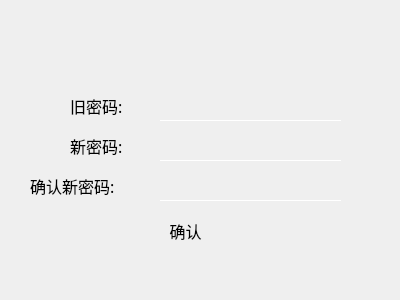
<?xml version="1.0" encoding="UTF-8"?>
<ui version="4.0">
 <class>AlterPw</class>
 <widget class="QWidget" name="AlterPw">
  <property name="geometry">
   <rect>
    <x>0</x>
    <y>0</y>
    <width>400</width>
    <height>300</height>
   </rect>
  </property>
  <property name="windowTitle">
   <string>Form</string>
  </property>
  <property name="styleSheet">
   <string notr="true">QToolButton{
	border-style:none;
}
QToolButton:hover{background-color:rgb(201, 218, 255)
}

QToolButton{
	border-style:none;
	font: 12pt &quot;幼圆&quot;;
}
QToolButton:hover{background-color:rgb(201, 218, 255)
}</string>
  </property>
  <widget class="QLabel" name="label">
   <property name="geometry">
    <rect>
     <x>70</x>
     <y>90</y>
     <width>81</width>
     <height>31</height>
    </rect>
   </property>
   <property name="font">
    <font>
     <family>幼圆</family>
     <pointsize>12</pointsize>
    </font>
   </property>
   <property name="text">
    <string>旧密码:</string>
   </property>
  </widget>
  <widget class="QLabel" name="label_2">
   <property name="geometry">
    <rect>
     <x>70</x>
     <y>130</y>
     <width>81</width>
     <height>31</height>
    </rect>
   </property>
   <property name="font">
    <font>
     <family>幼圆</family>
     <pointsize>12</pointsize>
    </font>
   </property>
   <property name="text">
    <string>新密码:</string>
   </property>
  </widget>
  <widget class="QLineEdit" name="lineEdit">
   <property name="geometry">
    <rect>
     <x>160</x>
     <y>90</y>
     <width>181</width>
     <height>31</height>
    </rect>
   </property>
   <property name="styleSheet">
    <string notr="true">background:transparent;
color:rgb(0, 0, 0);
border-color:#FFFFFF;
border-style:solid;
border-top-width:0px;
border-right-width:0px;
border-bottom-width:1px;
border-left-width:0px;</string>
   </property>
   <property name="echoMode">
    <enum>QLineEdit::Password</enum>
   </property>
  </widget>
  <widget class="QLineEdit" name="lineEdit_2">
   <property name="geometry">
    <rect>
     <x>160</x>
     <y>130</y>
     <width>181</width>
     <height>31</height>
    </rect>
   </property>
   <property name="styleSheet">
    <string notr="true">background:transparent;
color:rgb(0, 0, 0);
border-color:#FFFFFF;
border-style:solid;
border-top-width:0px;
border-right-width:0px;
border-bottom-width:1px;
border-left-width:0px;</string>
   </property>
   <property name="echoMode">
    <enum>QLineEdit::Password</enum>
   </property>
  </widget>
  <widget class="QToolButton" name="toolButton">
   <property name="geometry">
    <rect>
     <x>150</x>
     <y>210</y>
     <width>71</width>
     <height>41</height>
    </rect>
   </property>
   <property name="font">
    <font>
     <family>幼圆</family>
     <pointsize>12</pointsize>
    </font>
   </property>
   <property name="text">
    <string>确认</string>
   </property>
  </widget>
  <widget class="QLabel" name="label_3">
   <property name="geometry">
    <rect>
     <x>30</x>
     <y>170</y>
     <width>121</width>
     <height>31</height>
    </rect>
   </property>
   <property name="font">
    <font>
     <family>幼圆</family>
     <pointsize>12</pointsize>
    </font>
   </property>
   <property name="text">
    <string>确认新密码:</string>
   </property>
  </widget>
  <widget class="QLineEdit" name="lineEdit_3">
   <property name="geometry">
    <rect>
     <x>160</x>
     <y>170</y>
     <width>181</width>
     <height>31</height>
    </rect>
   </property>
   <property name="styleSheet">
    <string notr="true">background:transparent;
color:rgb(0, 0, 0);
border-color:#FFFFFF;
border-style:solid;
border-top-width:0px;
border-right-width:0px;
border-bottom-width:1px;
border-left-width:0px;</string>
   </property>
   <property name="echoMode">
    <enum>QLineEdit::Password</enum>
   </property>
  </widget>
  <widget class="QToolButton" name="toolButton_4">
   <property name="geometry">
    <rect>
     <x>350</x>
     <y>0</y>
     <width>51</width>
     <height>41</height>
    </rect>
   </property>
   <property name="icon">
    <iconset resource="1.qrc">
     <normaloff>:/Image/delete.png</normaloff>:/Image/delete.png</iconset>
   </property>
   <property name="iconSize">
    <size>
     <width>16</width>
     <height>16</height>
    </size>
   </property>
  </widget>
  <widget class="QToolButton" name="toolButton_3">
   <property name="geometry">
    <rect>
     <x>300</x>
     <y>0</y>
     <width>51</width>
     <height>41</height>
    </rect>
   </property>
   <property name="text">
    <string/>
   </property>
   <property name="icon">
    <iconset resource="1.qrc">
     <normaloff>:/Image/jianshao.png</normaloff>:/Image/jianshao.png</iconset>
   </property>
   <property name="iconSize">
    <size>
     <width>16</width>
     <height>16</height>
    </size>
   </property>
  </widget>
  <widget class="QWidget" name="widget" native="true">
   <property name="geometry">
    <rect>
     <x>0</x>
     <y>0</y>
     <width>401</width>
     <height>301</height>
    </rect>
   </property>
   <property name="styleSheet">
    <string notr="true">border-image: url(:/Image/snow.png);
	border-radius:15px;

</string>
   </property>
  </widget>
  <zorder>widget</zorder>
  <zorder>label</zorder>
  <zorder>label_2</zorder>
  <zorder>lineEdit</zorder>
  <zorder>lineEdit_2</zorder>
  <zorder>toolButton</zorder>
  <zorder>label_3</zorder>
  <zorder>lineEdit_3</zorder>
  <zorder>toolButton_4</zorder>
  <zorder>toolButton_3</zorder>
 </widget>
 <tabstops>
  <tabstop>lineEdit</tabstop>
  <tabstop>lineEdit_2</tabstop>
  <tabstop>lineEdit_3</tabstop>
  <tabstop>toolButton</tabstop>
  <tabstop>toolButton_4</tabstop>
  <tabstop>toolButton_3</tabstop>
 </tabstops>
 <resources>
  <include location="1.qrc"/>
 </resources>
 <connections/>
</ui>
